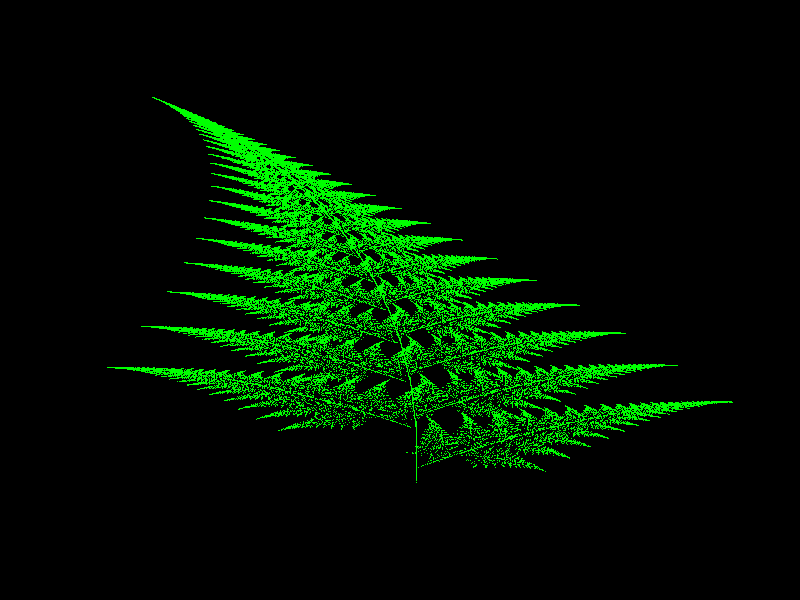

The R source for this figure:
n = 100000

x <- c(0)
y <- c(0)

i = 2

while (i <= n) {
  num <- runif(1)
  
  if(num <= 0.01){
    x[i] <- 0
    y[i] <- 0.16 * y[i-1]
  }else if(num <= 0.86){
    x[i] <- 0.85 * x[i-1] - 0.04 * y[i-1]
    # x[i] <- 0.85 * x[i-1] + 0.04 * y[i-1]
    y[i] <- -0.04 * x[i-1] + 0.85 * y[i-1] + 1.6
  }else if(num <= 0.93){
    x[i] <- 0.2 * x[i-1] - 0.26 * y[i-1]
    y[i] <- 0.23 * x[i-1] + 0.22 * y[i-1] + 1.6
  }else{
    x[i] <-  -0.15 * x[i-1]  + 0.28 * y[i-1]
    y[i] <- 0.26 * x[i-1] + 0.24 * y[i-1] + 0.44
  }
  
  i = i + 1
}

par(bg = "black")
plot(x, y,
     col = "green", 
     pch = ".",
     axes = FALSE)
